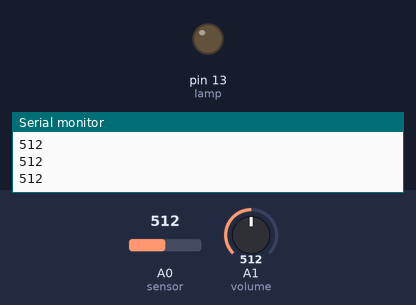
Bench run of a sketch on a simulated Arduino Uno, built with avr-gcc and run on an emulated ATmega328P. Parts: output pins drawn as LEDs (lit = HIGH), the last lines printed to the serial monitor. Inputs (shaded band) come from the test bench; at power-on: A0 (sensor) = 512, A1 (volume) = 512. The audio player accepts every command and is not drawn.

Above: at 1.7 s.
1.8 s: A0 (sensor) set to 486
At 2.1 s:
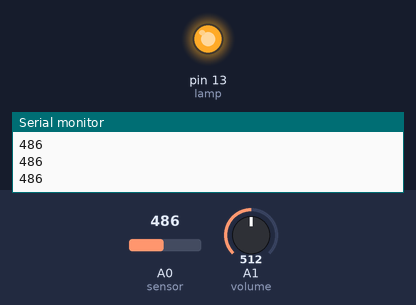
3.3 s: A0 (sensor) set to 599
4.8 s: A0 (sensor) set to 616
At 5.5 s:
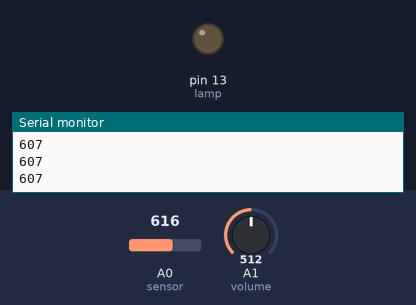
6.3 s: A0 (sensor) set to 490
At 7.6 s:
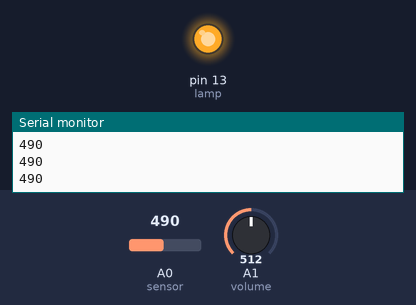
Timing chart, 0 to 9.0 s (numbered marks = the images above; inputs shaded):
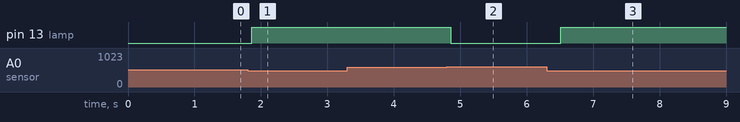

Measured:
- the behaviour switches between 500 and 499 on A0 (sensor) (found by bisection; images 0 and 1)
- the behaviour switches between 608 and 609 on A0 (sensor) (found by bisection; images 1 and 2)
- after the input at 1.8 s, pin 13 (lamp): LOW → HIGH after 0.06 s
- after the input at 4.8 s, pin 13 (lamp): HIGH → LOW after 0.06 s
- after the input at 6.3 s, pin 13 (lamp): LOW → HIGH after 0.22 s

The sketch:

HandInHandPlayer_box_volume.ino
```cpp
#include <SoftwareSerial.h>
#include "DFRobotDFPlayerMini.h"

const int sensor = A0;
const int lamp = 13;
const int mp3_rx = 2;
const int mp3_tx = 3;
const int volume = A1;
int nowVolume;

int value = 1023;
boolean touched = false;
boolean state;
unsigned long stopTime = 0;

SoftwareSerial mp3Serial(mp3_rx, mp3_tx);
DFRobotDFPlayerMini myDFPlayer;

void setup() {
  Serial.begin(9600);
  mp3Serial.begin(9600);

  if (!myDFPlayer.begin(mp3Serial)) {
    Serial.println(F("Unable to begin:"));
    Serial.println(F("1.Please recheck the connection!"));
    Serial.println(F("2.Please insert the SD card!"));
    while(true);
  }

  myDFPlayer.setTimeOut(500);
  changeVolume(getVolume());

  pinMode(lamp, OUTPUT);
}

void loop() {
  check();
  int v = getVolume();
  if (abs(nowVolume - v) > 2) {
    changeVolume(v);
  }
  delay(10);
}


int getVolume() {
  int v = analogRead(volume);
  v = map(v, 0, 1023, 0, 30);
  return v;
}

void changeVolume(int v) {
  nowVolume = v;
  myDFPlayer.volume(v);
}

void check() {
  int raw = analogRead(sensor);
  value += (raw - value) * 0.1;

  Serial.println(value);

  if (!touched && value < 500) {
    touched = true;
    digitalWrite(lamp, HIGH);

    if (millis() - stopTime > 3000) {
       myDFPlayer.next();
    } else {
       myDFPlayer.start();
    }
  } else if (touched && value >= 600) {
    touched = false;
    digitalWrite(lamp, LOW);
    myDFPlayer.pause();
    stopTime = millis();
  }
}
```
